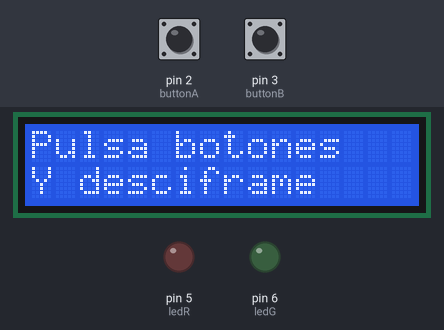
The sketch below on a simulated Arduino Uno, built with avr-gcc and run on an emulated ATmega328P. Parts: 16×2 character LCD, output pins drawn as LEDs (lit = HIGH). The test bench sets the inputs (shaded band); at power-on: pin 2 (buttonA) HIGH, pin 3 (buttonB) HIGH.

Above: at 5.6 s.
5.7 s: pin 2 (buttonA) pulled LOW for 0.2 s
At 6.5 s:
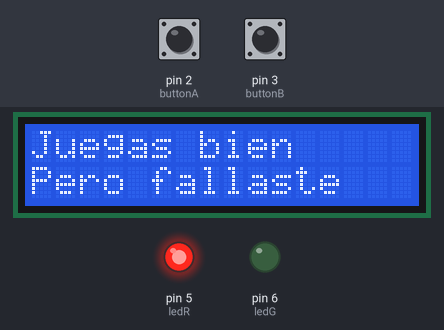
8.4 s: pin 3 (buttonB) pulled LOW for 0.2 s
At 9.0 s:
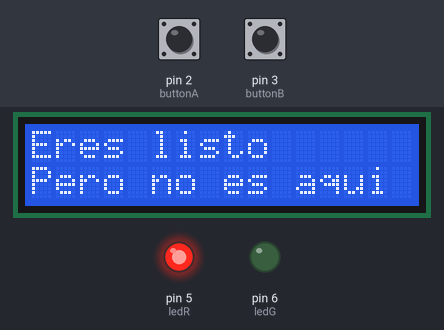
11.1 s: pin 2 (buttonA) pulled LOW for 1 s
At 13.8 s:
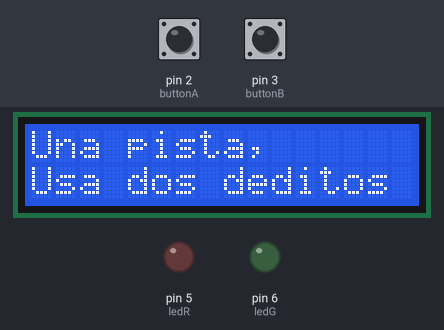
14.8 s: pin 2 (buttonA) pulled LOW for 3.2 s
At 15.3 s:
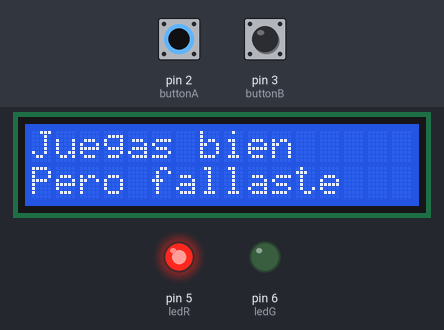
20.7 s: pin 3 (buttonB) pulled LOW for 1 s
At 21.4 s:
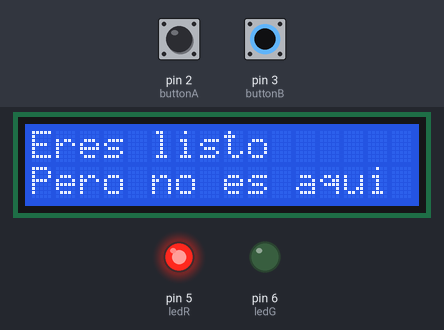
24.4 s: pin 2 (buttonA) driven LOW and pin 3 (buttonB) driven LOW
At 25.9 s:
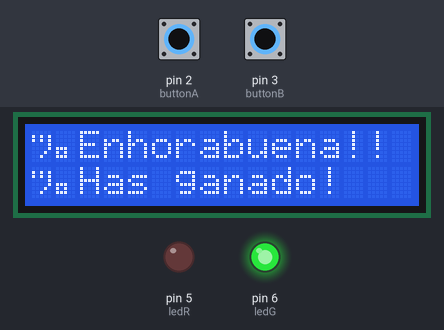
Timing chart, 0 to 34.5 s (numbered marks = the images above; inputs shaded):
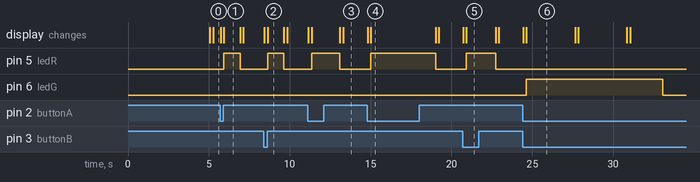

Measured:
- after the input at 5.7 s, pin 5 (ledR): LOW → HIGH after 0.22 s, → LOW 1.0 s later; the display: first changes at once (image 1 shows a later state)
- after the input at 8.4 s, pin 5 (ledR): LOW → HIGH after 0.24 s, → LOW 1.0 s later; the display: first changes at once (image 2 shows a later state)
- after the input at 11.1 s, pin 5 (ledR): LOW → HIGH after 0.25 s, → LOW 1.8 s later; the display: first changes after 0.05 s (image 3 shows a later state)
- after the input at 14.8 s, pin 5 (ledR): LOW → HIGH after 0.21 s, → LOW 4.0 s later; the display: first changes at once (image 4 shows a later state)
- after the input at 20.7 s, pin 5 (ledR): LOW → HIGH after 0.22 s, → LOW 1.8 s later; the display: first changes at once (image 5 shows a later state)
- after the input at 24.4 s, pin 6 (ledG): LOW → HIGH after 0.23 s, → LOW 8.4 s later; the display: first changes at once (image 6 shows a later state)
- what the display in image 1 shows lasts 1.0 s, from 5.9 s to 6.9 s

The sketch:

Juego_2_botones_lcd.ino
```cpp
//Libreria necesaria para la pantalla
#include <LiquidCrystal.h>

//Inicializamos todos los pines que controlan la pantalla
LiquidCrystal lcd(7, 8, 9, 10, 11, 12);

//Inicializamos los pines de los botones y leds
int buttonA = 2;
int buttonB = 3;

const int ledR =  5;
const int ledG =  6;

//Añadimos un contador para dar pistas si el jugador falla
int contador = 0;

void setup() {
  //Setup de la disposicion  de la pantalla y primer mensaje
  lcd.begin(16, 2);
  // Print a message to the LCD.
  lcd.print("!Hola Player!");
  lcd.setCursor(0, 1);
  lcd.print("Sientate a jugar");

  //Inicializamos los input de los botones y output de los leds
  pinMode(buttonA, INPUT_PULLUP);
  pinMode(buttonB, INPUT_PULLUP);
  pinMode(ledR, OUTPUT);
  pinMode(ledG, OUTPUT);
}

void loop() {
  //Apagamos los leds al inicio del bucle siempre
  digitalWrite(ledR, LOW);
  digitalWrite(ledG, LOW);

  //Esperamos 5 segundos si es cuando se inicia el programa
  if (contador == 0){
  delay(5000);
  }
  //Si ya has fallado 3 veces te va a salir una pista en pantalla
  else if (contador == 3){
  transicion();
  lcd.print("Una pista,");
  lcd.setCursor(0, 1);
  lcd.print("Usa dos deditos");
  //delay(100);
  }

  //Cuando no hay pistas aparece un mensaje por defecto
  if (contador!=3){
  transicion();
  lcd.print("Pulsa botones");
  lcd.setCursor(0, 1);
  lcd.print("Y desciframe");
  }

  //Si ambos botones estan sin pulsar, no va a ocurrir nada
  while (digitalRead(buttonA) == HIGH && digitalRead(buttonB) == HIGH){
    //pequeño delay para evitar sobrecargar el procesador
    delay(50);
  }
  //Si se pulsan los dos botones a la vez ganas el juego y sale el led verde junto a un mensaje
  if (digitalRead(buttonA) == LOW && digitalRead(buttonB) == LOW){
    transicion();
    digitalWrite(ledG, HIGH);

    lcd.print("¡Enhorabuena!!");
    lcd.setCursor(0, 1);
    lcd.print("¡Has ganado!");
    delay(3000);
    transicion();

    lcd.print("Ahora debes");
    lcd.setCursor(0, 1);
    lcd.print("recoger tu premio");
    delay(3000);
    transicion();

    lcd.print("El cual es");
    lcd.setCursor(0, 1);
    lcd.print("un aplauso!");
    delay(2000);
    digitalWrite(ledG, LOW);
    delay(2000);
    while (digitalRead(buttonA) == HIGH && digitalRead(buttonB) == HIGH){
    // Buble infinito hasta que se toque algun boton de nuevo y volver al juego
      delay(50);
    }
  }
  //Si solo pulsas el boton A perdiste, sigue el flujo y se enciende el led rojo
  else if (digitalRead(buttonA)==LOW) {
    transicion();
    digitalWrite(ledR, HIGH);
    lcd.print("Juegas bien");
    lcd.setCursor(0, 1);
    lcd.print("Pero fallaste");
    //Mantenemos el texto mientras tenga el boton pulsado
    while(digitalRead(buttonA) == LOW){
      delay(50);
    }
  //Lo mismo pasa con el boton B
  }else if (digitalRead(buttonB)==LOW) {
    transicion();
    digitalWrite(ledR, HIGH);
    lcd.print("Eres listo");
    lcd.setCursor(0, 1);
    lcd.print("Pero no es aqui");
    while(digitalRead(buttonB) == LOW){
      delay(50);
    }
  }
  //Pequeño delay para que de tiempo de leer el texto y se suma 1 al numero de intentos
  delay(1000);
  contador++;
}

// Función para realizar la transición (limpiar pantalla y esperar)
void transicion() {
  lcd.clear();  // Limpiar la pantalla
  delay(200);   // Esperar 200 ms
}
```
